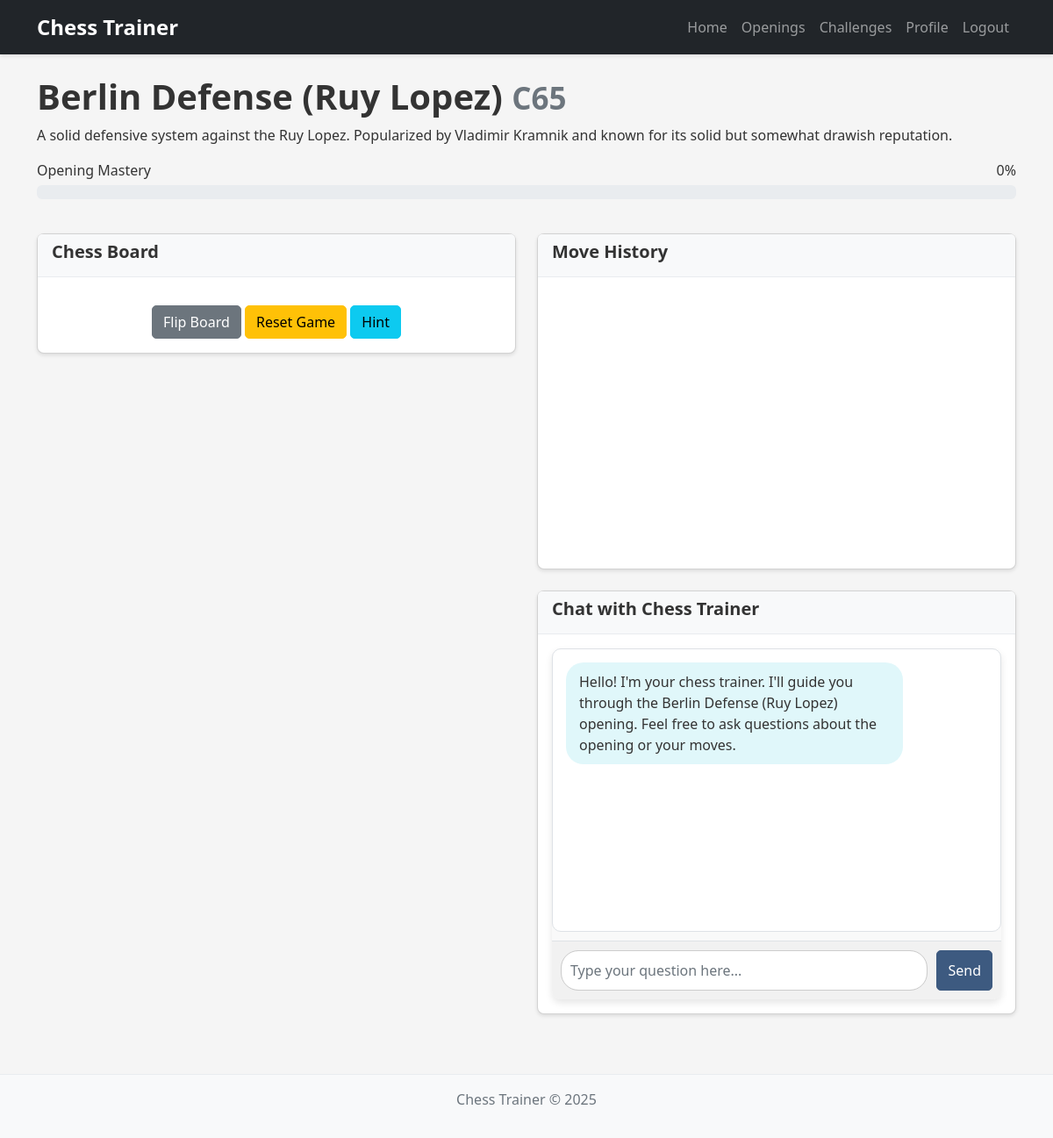
Screenshot of /game/2/ (signed in) with the database file from the repository.
### chess_app/models.py (models this page shows, shortened)
class Opening(models.Model):
    name = models.CharField(max_length=100)
    eco_code = models.CharField(max_length=10, blank=True, null=True)
    pgn_moves = models.TextField()
    description = models.TextField()
    difficulty = models.IntegerField(default=1)  # 1-5 scale
    is_popular = models.BooleanField(default=False)
    for_white = models.BooleanField(default=True)  # True for White, False for Black
    category = models.CharField(max_length=50, blank=True, null=True) # e.g., "Open Game", "Semi-Open", etc.
    main_line = models.TextField(blank=True, null=True)  # Optional field for the main line PGN
    parent_opening = models.ForeignKey('self', on_delete=models.SET_NULL, blank=True, null=True, related_name='variations')

class UserProgress(models.Model):
    user = models.ForeignKey(User, on_delete=models.CASCADE)
    opening = models.ForeignKey(Opening, on_delete=models.CASCADE)
    games_played = models.IntegerField(default=0)
    mastery_level = models.IntegerField(default=0)  # 0-100 scale
    last_played = models.DateTimeField(auto_now=True)
    avg_accuracy = models.FloatField(default=0.0)  # Average move accuracy 0-100
    best_accuracy = models.FloatField(default=0.0)  # Best game accuracy 0-100
    common_mistakes = models.TextField(blank=True, null=True)  # JSON field to store common mistake positions
    class Meta:
        unique_together = ['user', 'opening']

### chess_app/views.py (the view)
# urls.py: path('game/<int:opening_id>/', views.game, name='game'),
@login_required
def game(request, opening_id):
    opening = get_object_or_404(Opening, id=opening_id)
    game, created = Game.objects.get_or_create(
        user=request.user,
        opening=opening,
        status='ONGOING',
        defaults={'user_color': 'white'}  # Default to white, could be randomized
    )
    progress, _ = UserProgress.objects.get_or_create(
        user=request.user,
        opening=opening
    )
    return render(request, 'chess_app/game.html', {
        'opening': opening,
        'game': game,
        'progress': progress
    })

### chess_app/templates/chess_app/game.html (shortened to what this page needs)
{% extends 'chess_app/base.html' %}
{% load static %}
{% block content %}
<div class="row mb-4">
    <div class="col-12">
        <h1>{{ opening.name }} <small class="text-muted">{{ opening.eco_code }}</small></h1>
        <p>{{ opening.description }}</p>
        {% if progress %}
        <div class="progress-container">
            <div class="progress-label">
                <span>Opening Mastery</span>
                <span>{{ progress.mastery_level }}%</span>
            </div>
            <div class="progress">
            </div>
        </div>
        {% endif %}
    </div>
</div>
<div class="row">
    <div class="col-md-6">
        <div class="card mb-4">
            <div class="card-header">
                <h5>Chess Board</h5>
            </div>
            <div class="card-body">
                <div class="mt-3 text-center">
                    <button id="flip-board" class="btn btn-secondary">Flip Board</button>
                    <button id="reset-game" class="btn btn-warning">Reset Game</button>
                    <button id="hint-button" class="btn btn-info">Hint</button>
                </div>
            </div>
        </div>
    </div>
    <div class="col-md-6">
        <div class="card mb-4">
            <div class="card-header">
                <h5>Move History</h5>
            </div>
            <div class="card-body">
                <div id="move-history" class="move-history">
                </div>
            </div>
        </div>
        <div class="card">
            <div class="card-header">
                <h5>Chat with Chess Trainer</h5>
            </div>
            <div class="card-body">
                <div class="chat-container">
                    <div id="chat-messages" class="chat-messages">
                        <div class="ai-message">
                            Hello! I'm your chess trainer. I'll guide you through the {{ opening.name }} opening.
                            Feel free to ask questions about the opening or your moves.
                        </div>
                    </div>
                    <div class="chat-input">
                        <input type="text" id="chat-input" class="form-control" placeholder="Type your question here...">
                        <button id="send-message" class="btn btn-primary">Send</button>
                    </div>
                </div>
            </div>
        </div>
    </div>
</div>
{% endblock %}

### chess_app/static/chess_app/css/style.css (style rules this page uses)
body { font-family: 'Segoe UI', Tahoma, Geneva, Verdana, sans-serif; background-color: #f5f5f5; color: #333; }
h1, h2, h3, h4, h5, h6 { font-weight: 600; }
.card { border-radius: 8px; box-shadow: 0 2px 4px rgba(0, 0, 0, 0.1); margin-bottom: 20px; }
.card-header { background-color: #f8f9fa; border-bottom: 1px solid #e9ecef; font-weight: 600; }
.btn { border-radius: 5px; font-weight: 500; }
.btn-primary { background-color: #3d5a80; border-color: #3d5a80; }

### chess_app/templates/chess_app/game.html (style rules this page uses)
.move-history { height: 300px; overflow-y: auto; }
.chat-container { height: 400px; display: flex; flex-direction: column; background-color: #f9f9f9; border-radius: 10px; box-shadow: 0 4px 8px rgba(0, 0, 0, 0.1); }
.chat-messages { flex: 1; overflow-y: auto; border: 1px solid #dee2e6; border-radius: 10px; padding: 15px; margin-bottom: 10px; background-color: #ffffff; }
.chat-input { display: flex; border-top: 1px solid #dee2e6; padding: 10px; background-color: #f1f1f1; border-radius: 0 0 10px 10px; }
.chat-input input { flex: 1; margin-right: 10px; border-radius: 20px; border: 1px solid #ccc; padding: 10px; }
.ai-message, .user-message { margin-bottom: 10px; padding: 10px 15px; border-radius: 20px; max-width: 80%; transition: all 0.3s ease; }
.ai-message { background-color: #e0f7fa; align-self: flex-start; text-align: left; margin-right: auto; }
.progress-container { margin-bottom: 15px; }
.progress-label { display: flex; justify-content: space-between; margin-bottom: 5px; }

### rows the page displays
Opening: name "Berlin Defense (Ruy Lopez)", eco_code "C65", description "A solid defensive system against the Ruy Lopez. Popularized by Vladimir Kramnik and known for its solid but somewhat drawish reputation."
UserProgress: mastery_level "0"
